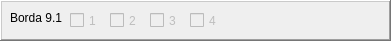
      <widget class="QFrame" name="frame_34">
       <property name="geometry">
        <rect>
         <x>458</x>
         <y>400</y>
         <width>391</width>
         <height>41</height>
        </rect>
       </property>
       <property name="frameShape">
        <enum>QFrame::WinPanel</enum>
       </property>
       <property name="frameShadow">
        <enum>QFrame::Raised</enum>
       </property>
       <widget class="QCheckBox" name="cb911">
        <property name="enabled">
         <bool>false</bool>
        </property>
        <property name="geometry">
         <rect>
          <x>70</x>
          <y>10</y>
          <width>41</width>
          <height>21</height>
         </rect>
        </property>
        <property name="text">
         <string>1</string>
        </property>
       </widget>
       <widget class="QCheckBox" name="cb912">
        <property name="enabled">
         <bool>false</bool>
        </property>
        <property name="geometry">
         <rect>
          <x>110</x>
          <y>10</y>
          <width>41</width>
          <height>21</height>
         </rect>
        </property>
        <property name="text">
         <string>2</string>
        </property>
       </widget>
       <widget class="QLabel" name="label_40">
        <property name="geometry">
         <rect>
          <x>10</x>
          <y>10</y>
          <width>58</width>
          <height>16</height>
         </rect>
        </property>
        <property name="text">
         <string>Borda 9.1</string>
        </property>
       </widget>
       <widget class="QCheckBox" name="cb913">
        <property name="enabled">
         <bool>false</bool>
        </property>
        <property name="geometry">
         <rect>
          <x>150</x>
          <y>10</y>
          <width>41</width>
          <height>21</height>
         </rect>
        </property>
        <property name="text">
         <string>3</string>
        </property>
       </widget>
       <widget class="QCheckBox" name="cb914">
        <property name="enabled">
         <bool>false</bool>
        </property>
        <property name="geometry">
         <rect>
          <x>190</x>
          <y>10</y>
          <width>41</width>
          <height>21</height>
         </rect>
        </property>
        <property name="text">
         <string>4</string>
        </property>
       </widget>
       <widget class="QFrame" name="frame_35">
        <property name="geometry">
         <rect>
          <x>460</x>
          <y>0</y>
          <width>391</width>
          <height>41</height>
         </rect>
        </property>
        <property name="frameShape">
         <enum>QFrame::WinPanel</enum>
        </property>
        <property name="frameShadow">
         <enum>QFrame::Raised</enum>
        </property>
        <widget class="QCheckBox" name="checkBox_281">
         <property name="geometry">
          <rect>
           <x>70</x>
           <y>10</y>
           <width>41</width>
           <height>21</height>
          </rect>
         </property>
         <property name="text">
          <string>1</string>
         </property>
        </widget>
        <widget class="QCheckBox" name="checkBox_282">
         <property name="geometry">
          <rect>
           <x>110</x>
           <y>10</y>
           <width>41</width>
           <height>21</height>
          </rect>
         </property>
         <property name="text">
          <string>2</string>
         </property>
        </widget>
        <widget class="QLabel" name="label_41">
         <property name="geometry">
          <rect>
           <x>10</x>
           <y>10</y>
           <width>58</width>
           <height>16</height>
          </rect>
         </property>
         <property name="text">
          <string>Borda 1.1</string>
         </property>
        </widget>
        <widget class="QCheckBox" name="checkBox_283">
         <property name="geometry">
          <rect>
           <x>150</x>
           <y>10</y>
           <width>41</width>
           <height>21</height>
          </rect>
         </property>
         <property name="text">
          <string>3</string>
         </property>
        </widget>
        <widget class="QCheckBox" name="checkBox_284">
         <property name="geometry">
          <rect>
           <x>190</x>
           <y>10</y>
           <width>41</width>
           <height>21</height>
          </rect>
         </property>
         <property name="text">
          <string>4</string>
         </property>
        </widget>
        <widget class="QCheckBox" name="checkBox_285">
         <property name="geometry">
          <rect>
           <x>230</x>
           <y>10</y>
           <width>41</width>
           <height>21</height>
          </rect>
         </property>
         <property name="text">
          <string>5</string>
         </property>
        </widget>
        <widget class="QCheckBox" name="checkBox_286">
         <property name="geometry">
          <rect>
           <x>270</x>
           <y>10</y>
           <width>41</width>
           <height>21</height>
          </rect>
         </property>
         <property name="text">
          <string>6</string>
         </property>
        </widget>
        <widget class="QCheckBox" name="checkBox_287">
         <property name="geometry">
          <rect>
           <x>310</x>
           <y>10</y>
           <width>41</width>
           <height>21</height>
          </rect>
         </property>
         <property name="text">
          <string>7</string>
         </property>
        </widget>
        <widget class="QCheckBox" name="checkBox_288">
         <property name="geometry">
          <rect>
           <x>350</x>
           <y>10</y>
           <width>41</width>
           <height>21</height>
          </rect>
         </property>
         <property name="text">
          <string>8</string>
         </property>
        </widget>
       </widget>
      </widget>
